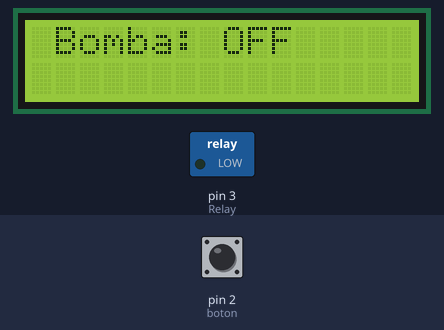
Simulated run of this sketch. Board: Arduino Nano, built with avr-gcc and run on an emulated ATmega328P. Shown: 16×2 character LCD, switched loads named in the sketch (green lamp = pin HIGH). Dashed ring = blinking. The inputs (shaded band) are chosen by the test bench; at power-on: pin 2 (boton) HIGH.

Above: at 1.2 s.
1.3 s: pin 2 (boton) pulled LOW for 0.15 s
At 2.0 s:
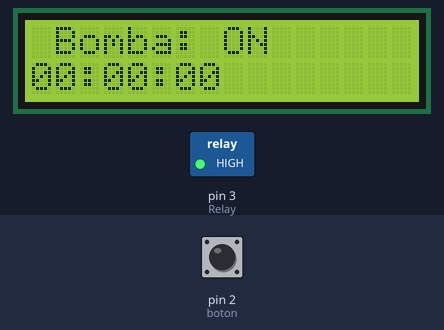
4.4 s: pin 2 (boton) pulled LOW for 1 s
At 4.7 s:
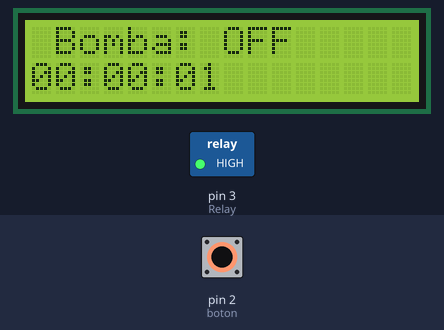
6.9 s: pin 2 (boton) pulled LOW for 0.15 s
At 9.8 s:
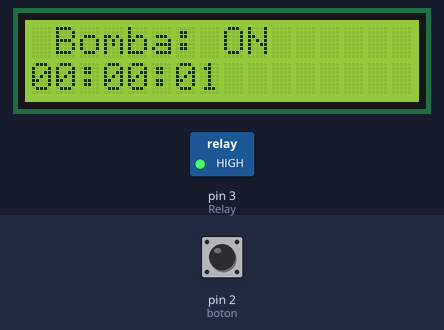
10.0 s: pin 2 (boton) pulled LOW for 3.2 s
At 10.1 s:
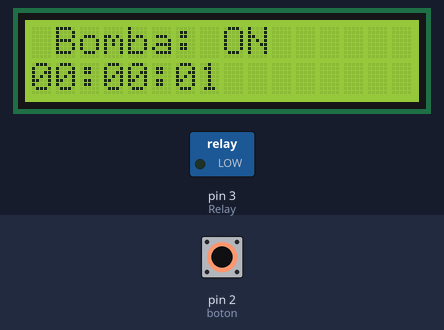
Timing chart, 0 to 14.5 s (numbered marks = the images above; inputs shaded):
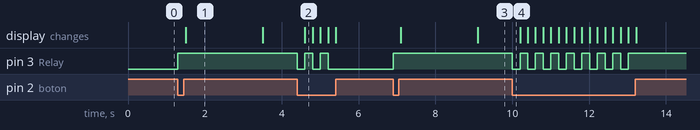

Measured:
- after the input at 1.3 s, pin 3 (Relay): LOW → HIGH at once; the display: changes after 0.20 s (image 1)
- after the input at 4.4 s, pin 3 (Relay): alternates HIGH for 0.20 s and LOW for 0.20 s, 5 changes in all, then stays LOW, starting at once; the display: changes after 0.20 s (image 2)
- after the input at 6.9 s, pin 3 (Relay): LOW → HIGH at once; the display: first changes after 0.20 s (image 3 shows a later state)
- after the input at 10.0 s, pin 3 (Relay): alternates HIGH for 0.20 s and LOW for 0.20 s, 16 changes in all, then stays HIGH, starting at once
- what the display in image 1 shows lasts 2.0 s, from 1.5 s to 3.5 s

The sketch:

Proyecto_Bomba.ino
```cpp
/*

*/
#include <LiquidCrystal.h>

LiquidCrystal lcd(7, 8, 9, 10, 11, 12);


int boton = 2;
int Relay = 3;
bool estado = false ;
String Pump = "OFF" ;
unsigned long currentMillis = 0 ;
unsigned long previousMillis = 0 ;
bool valor ;
int horas = 0;
int minutos = 0;
int segundos = 0;
int decimas = 0;
long milisegundos = 0;

void setup()
  {
    pinMode (Relay , OUTPUT) ; // Relay como salida
    pinMode (boton , INPUT) ; //boton como entrada
    digitalWrite(Relay , estado) ; // Apagamos el LED al empezar
    lcd.begin(16, 2); // Fijar el numero de caracteres y de filas
    lcd.setCursor(1, 0);    // Ponte en la line 1, posicion 1
    lcd.print("Bomba: ") ;
  }

void loop()
  {
    bool valor = digitalRead(boton) ; // leemos el valor de boton en valor
    if ( valor == false )                               // esto es que han pulsado el botón
      {
        estado = ! estado ;                       // cambiamos el estado
        digitalWrite(Relay, estado) ;            // escribimos el nuevo valor
        delay(200);
        horas = 0;
        minutos = 0;
        segundos = 0;
        decimas = 0;
      }
    if (estado == true)
    {
      Pump = "ON ";
      //Print Time
      lcd.setCursor(0,1);
      if(horas < 10)
      {
        lcd.print("0");
      }
      lcd.print(horas);
      lcd.print(":");
      lcd.setCursor(3,1);
      if(minutos < 10)
      {
        lcd.print("0");
      }
      lcd.print(minutos);
      lcd.print(":");
      lcd.setCursor(6,1);
      if(segundos < 10)
      {
       lcd.print("0");
      }
      lcd.print(segundos);
    }

    else
    {
     Pump = "OFF";
    }
    lcd.setCursor(8, 0);    // Ponte en la line 1, posicion 8
    lcd.print(Pump);

    milisegundos = millis();
    if(milisegundos % 100 == 0)
    { //Only enter if it has passed tenth of a second
      decimas++;
      if(decimas == 10)
        { //When it has passed 10 tenths of a second it count one second
          decimas = 0;
          segundos++;
        }
      if(segundos == 60)
        { //When it has passed 60 seconds it count one minute
        segundos = 0;
        minutos++;
        }
      if(minutos == 60)
        { //When it has passed 60 minutes it count one hour
          minutos = 0;
          horas++;
        }
    }
  }
```
